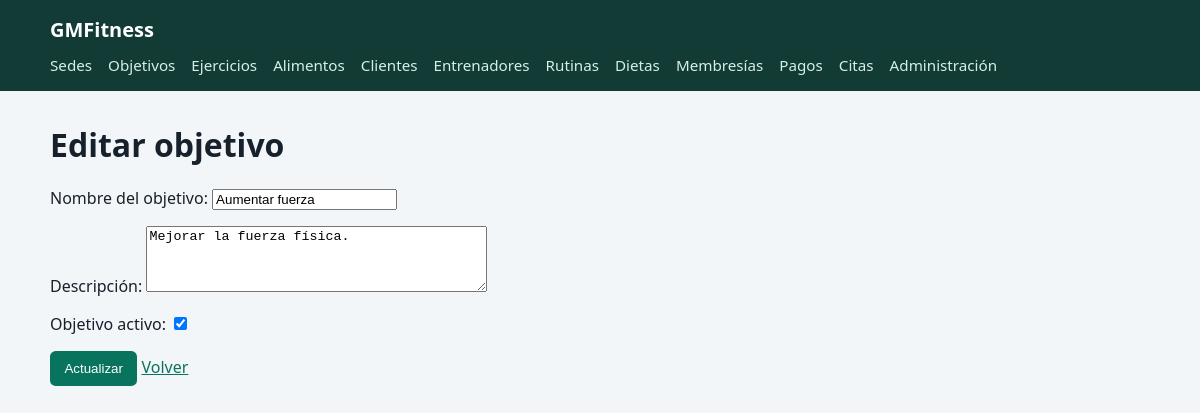
/objetivos/editar/4/, run on the app's committed database.
### clientes/models.py (models this page shows, shortened)
class Objetivo(models.Model):
    nombre = models.CharField(
        max_length=100,
        unique=True
    )
    descripcion = models.TextField(
        blank=True
    )
    activo = models.BooleanField(
        default=True
    )

### clientes/views.py (the view)
# urls.py: path('objetivos/editar/<int:id>/', views.editar_objetivo, name='editar_objetivo'),
def editar_objetivo(request, id):
    objetivo = get_object_or_404(Objetivo, pk=id)
    if request.method == "POST":
        form = ObjetivoForm(request.POST, instance=objetivo)
        if form.is_valid():
            try:
                form.save()
                messages.success(request, "El objetivo se actualizó correctamente.")
                return redirect("listar_objetivos")
            except IntegrityError:
                form.add_error(None, "Ya existe un objetivo con ese nombre.")
            except Exception:
                logger.exception("Error al actualizar el objetivo %s", id)
                form.add_error(None, "No fue posible actualizar el objetivo. Inténtalo de nuevo.")
    else:
        form = ObjetivoForm(instance=objetivo)
    contexto = {
        "form": form,
        "titulo": "Editar objetivo",
        "boton": "Actualizar",
        "objetivo": objetivo
    }
    return render(request, "objetivos/formulario_objetivo.html", contexto)

### clientes/forms.py
class ObjetivoForm(forms.ModelForm):
    class Meta:
        model = Objetivo
        fields = ("nombre", "descripcion", "activo")
        labels = {
            "nombre": "Nombre del objetivo",
            "descripcion": "Descripción",
            "activo": "Objetivo activo",
        }
        widgets = {
            "nombre": forms.TextInput(attrs={"class": "form-control"}),
            "descripcion": forms.Textarea(
                attrs={"class": "form-control", "rows": 4}
            ),
            "activo": forms.CheckboxInput(attrs={"class": "form-check-input"}),
        }

### clientes/templates/objetivos/formulario_objetivo.html (shortened to what this page needs)
{% extends "base.html" %}
{% block content %}
<h1>{{ titulo }}</h1>
    <form method="post">
        {{ form.as_p }}
        <button type="submit">{{ boton }}</button>
        <a href="{% url 'listar_objetivos' %}">Volver</a>
    </form>
{% endblock %}

### gimnasios/templates/base.html (style rules this page uses)
:root { font-family: system-ui, sans-serif; color: #17212b; background: #f3f6f8; }
body { margin: 0; }
h1 { margin-top: 0; }
a { color: #08745e; }
button, .button { display: inline-block; border: 0; border-radius: .35rem; padding: .6rem .9rem; background: #08745e; color: white; text-decoration: none; cursor: pointer; }
input, select, textarea { max-width: 100%; }

### data on the page
Objetivo: nombre "Aumentar fuerza", descripcion "Mejorar la fuerza física.", activo "☑"

### other printed values
{{ titulo }} "Editar objetivo"
{{ boton }} "Actualizar"
